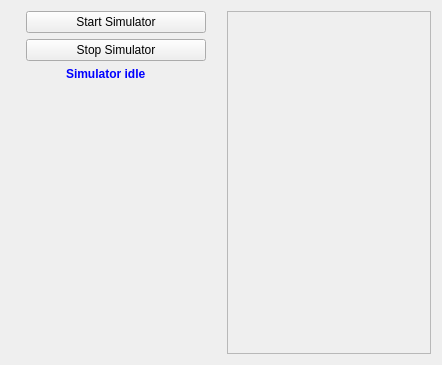
<?xml version="1.0" encoding="UTF-8"?>
<ui version="4.0">
 <class>Form</class>
 <widget class="QWidget" name="Form">
  <property name="geometry">
   <rect>
    <x>0</x>
    <y>0</y>
    <width>442</width>
    <height>365</height>
   </rect>
  </property>
  <property name="windowTitle">
   <string>Home</string>
  </property>
  <layout class="QHBoxLayout" name="horizontalLayout">
   <item>
    <layout class="QVBoxLayout" name="leftLayout">
     <property name="sizeConstraint">
      <enum>QLayout::SetMinimumSize</enum>
     </property>
     <item alignment="Qt::AlignHCenter">
      <widget class="QPushButton" name="btnStart">
       <property name="sizePolicy">
        <sizepolicy hsizetype="Fixed" vsizetype="Fixed">
         <horstretch>0</horstretch>
         <verstretch>0</verstretch>
        </sizepolicy>
       </property>
       <property name="minimumSize">
        <size>
         <width>180</width>
         <height>0</height>
        </size>
       </property>
       <property name="maximumSize">
        <size>
         <width>200</width>
         <height>16777215</height>
        </size>
       </property>
       <property name="toolTip">
        <string>&lt;html&gt;&lt;head/&gt;&lt;body&gt;&lt;p&gt;Start simulation&lt;/p&gt;&lt;/body&gt;&lt;/html&gt;</string>
       </property>
       <property name="layoutDirection">
        <enum>Qt::LeftToRight</enum>
       </property>
       <property name="text">
        <string>Start Simulator</string>
       </property>
      </widget>
     </item>
     <item alignment="Qt::AlignHCenter">
      <widget class="QPushButton" name="btnStop">
       <property name="minimumSize">
        <size>
         <width>180</width>
         <height>0</height>
        </size>
       </property>
       <property name="maximumSize">
        <size>
         <width>200</width>
         <height>16777215</height>
        </size>
       </property>
       <property name="toolTip">
        <string>&lt;html&gt;&lt;head/&gt;&lt;body&gt;&lt;p&gt;Stop simulation&lt;/p&gt;&lt;/body&gt;&lt;/html&gt;</string>
       </property>
       <property name="text">
        <string>Stop Simulator</string>
       </property>
      </widget>
     </item>
     <item alignment="Qt::AlignHCenter">
      <widget class="QLabel" name="statusLabel">
       <property name="sizePolicy">
        <sizepolicy hsizetype="Minimum" vsizetype="Preferred">
         <horstretch>0</horstretch>
         <verstretch>0</verstretch>
        </sizepolicy>
       </property>
       <property name="minimumSize">
        <size>
         <width>100</width>
         <height>0</height>
        </size>
       </property>
       <property name="maximumSize">
        <size>
         <width>210</width>
         <height>16777215</height>
        </size>
       </property>
       <property name="layoutDirection">
        <enum>Qt::LeftToRight</enum>
       </property>
       <property name="styleSheet">
        <string notr="true">color: blue; font-weight: bold;</string>
       </property>
       <property name="text">
        <string>Simulator idle</string>
       </property>
      </widget>
     </item>
     <item>
      <spacer name="horizontalSpacer">
       <property name="orientation">
        <enum>Qt::Horizontal</enum>
       </property>
       <property name="sizeType">
        <enum>QSizePolicy::Minimum</enum>
       </property>
       <property name="sizeHint" stdset="0">
        <size>
         <width>210</width>
         <height>20</height>
        </size>
       </property>
      </spacer>
     </item>
     <item>
      <spacer name="verticalSpacer">
       <property name="orientation">
        <enum>Qt::Vertical</enum>
       </property>
       <property name="sizeHint" stdset="0">
        <size>
         <width>0</width>
         <height>0</height>
        </size>
       </property>
      </spacer>
     </item>
    </layout>
   </item>
   <item>
    <layout class="QVBoxLayout" name="rightLayout">
     <item>
      <widget class="QFrame" name="vtkFrame">
       <property name="frameShape">
        <enum>QFrame::StyledPanel</enum>
       </property>
       <property name="frameShadow">
        <enum>QFrame::Raised</enum>
       </property>
       <layout class="QVBoxLayout" name="verticalLayout"/>
      </widget>
     </item>
    </layout>
   </item>
  </layout>
 </widget>
 <resources/>
 <connections/>
</ui>
